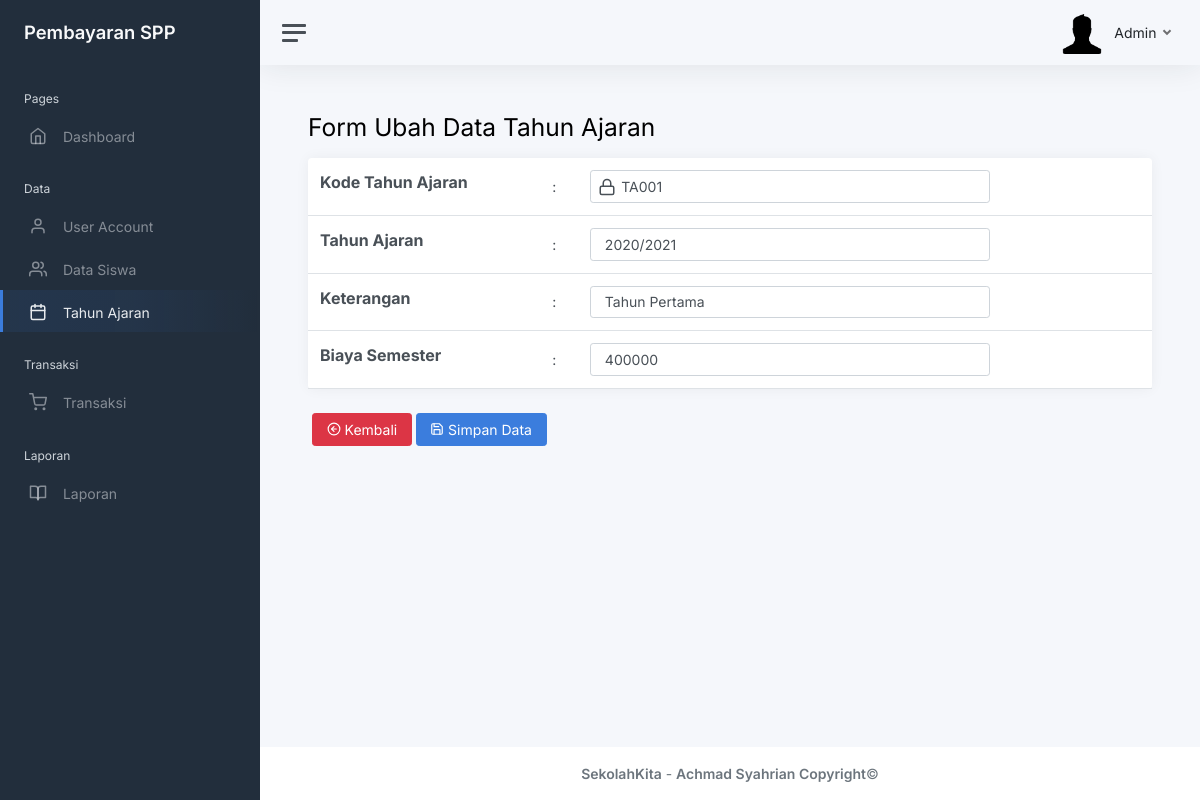
Screenshot of /static/pages/data-view/tahun-ajaran/ubah-tahun-ajaran?id=1 (signed in) with the database file from the repository.
### tables this page shows
CREATE TABLE `tahun_ajaran` (
  `id` int(11) NOT NULL,
  `kode_tahun_ajaran` varchar(100) NOT NULL,
  `tahun_ajaran` varchar(9) NOT NULL,
  `keterangan` varchar(50) NOT NULL,
  `biaya_semester` int(11) NOT NULL
);

### static/pages/functions.php (called while the page is built, shortened)
<?php
$connect = mysqli_connect("localhost", "root", "", "spp_sekolah");
function query($query) {
  global $connect;
  $result = mysqli_query($connect, $query);
  $rows = [];
    while ($row = mysqli_fetch_assoc($result)) {
      $rows[] = $row;
    }
    return $rows;
}
?>

### static/pages/data-view/tahun-ajaran/ubah-tahun-ajaran.php (the view, shortened to what this page needs)
<?php
require '../../functions.php';
$id = $_GET["id"];
$tahunAjar = query("SELECT * FROM tahun_ajaran WHERE id = $id")[0];
?>
<!DOCTYPE html>
<html lang="en">
	<?php
		include('../../../partials/head.php');
	?>
<body>
	<div class="wrapper">
	<?php
		include('../../../partials/navbar.php');
	?>
		<div class="main">
			<?php
				include('../../../partials/navbar-top.php');
			?>
			<main class="content">
				<div class="container-fluid p-0">
					<h1 class="h2 mb-3 animate__animated animate__fadeInUp animate__fast">Form Ubah Data Tahun Ajaran</h1>
					<form action="" method="POST">
						<div class="row animate__animated animate__fadeInUp animate__fast">
							<div class="col-12 d-flex ">
								<div class="card flex-fill">
									<table class="table table-hover my-0  table-responsive">
										<tr>
											<th>
												<label for="kodeTahunAjar" style="font-size:16px;">Kode Tahun Ajaran</label>
											</th>
											<td>:</td>
											<td>
												<div class="icon" style="position:absolute;">
													<i class='align-middle mt-2 ms-2' data-feather='lock'></i>
												</div>
												<input type="text" name="kodeTahunAjar" id="kodeTahunAjar" class="form-control" style="width:400px; padding-left:30px;" value="<?= $tahunAjar["kode_tahun_ajaran"]; ?>" readonly>
											</td>
										</tr>
										<tr>
											<th>
												<label for="tahunAjaran" style="font-size:16px;">Tahun Ajaran</label>
											</th>
											<td>:</td>
											<td>
												<input type="text" name="tahunAjaran" id="tahunAjaran" class="form-control" style="width:400px;" value="<?= $tahunAjar["tahun_ajaran"]; ?>" required oninvalid="this.setCustomValidity('Tahun Ajaran harus diisi..')" oninput="setCustomValidity('')" placeholder="cth : 2020/2021">
											</td>
										</tr>
										<tr>
											<th>
												<label for="keterangan" style="font-size:16px;">Keterangan</label>
											</th>
											<td>:</td>
											<td>
												<input type="text" name="keterangan" id="keterangan" class="form-control" style="width:400px;" value="<?= $tahunAjar["keterangan"]; ?>" required oninvalid="this.setCustomValidity('Keterangan harus diisi..')" oninput="setCustomValidity('')">
											</td>
										</tr>
										<tr>
											<th>
												<label for="biayaSemester" style="font-size:16px;">Biaya Semester</label>
											</th>
											<td>:</td>
											<td>
												<input type="text" name="biayaSemester" id="biayaSemester" class="form-control" style="width:400px;" value="<?= $tahunAjar["biaya_semester"]; ?>" required oninvalid="this.setCustomValidity('Biaya Semester harus diisi..')" oninput="setCustomValidity('')">
											</td>
										</tr>
									</table>
								</div>
							</div>
							<div class="card-footer animate__animated animate__fadeInUp animate__slow">
								<h5 class="card-title mb-0 ms-3 text-start">
										<a href="tahun-ajaran" class="btn btn-danger">
										<i class='align-middle mb-1' data-feather='arrow-left-circle'></i>
                    Kembali
                  </a>
										<button name="ubah" class="btn btn-primary" type="submit">
										<i class='align-middle mb-1' data-feather='save'></i>
											Simpan Data
										</button>
								</h5>
							</div>
						</div>
					</form>
				</div>
			</main>
			<?php
				include('../../../partials/footer.php');
			?>
		</div>
	</div>
</body>
</html>

### rows the page displays
tahun_ajaran: kodeTahunAjar "TA001", tahunAjaran "2020/2021", keterangan "Tahun Pertama", biayaSemester "400000"

### other values shown
$account "Admin"
